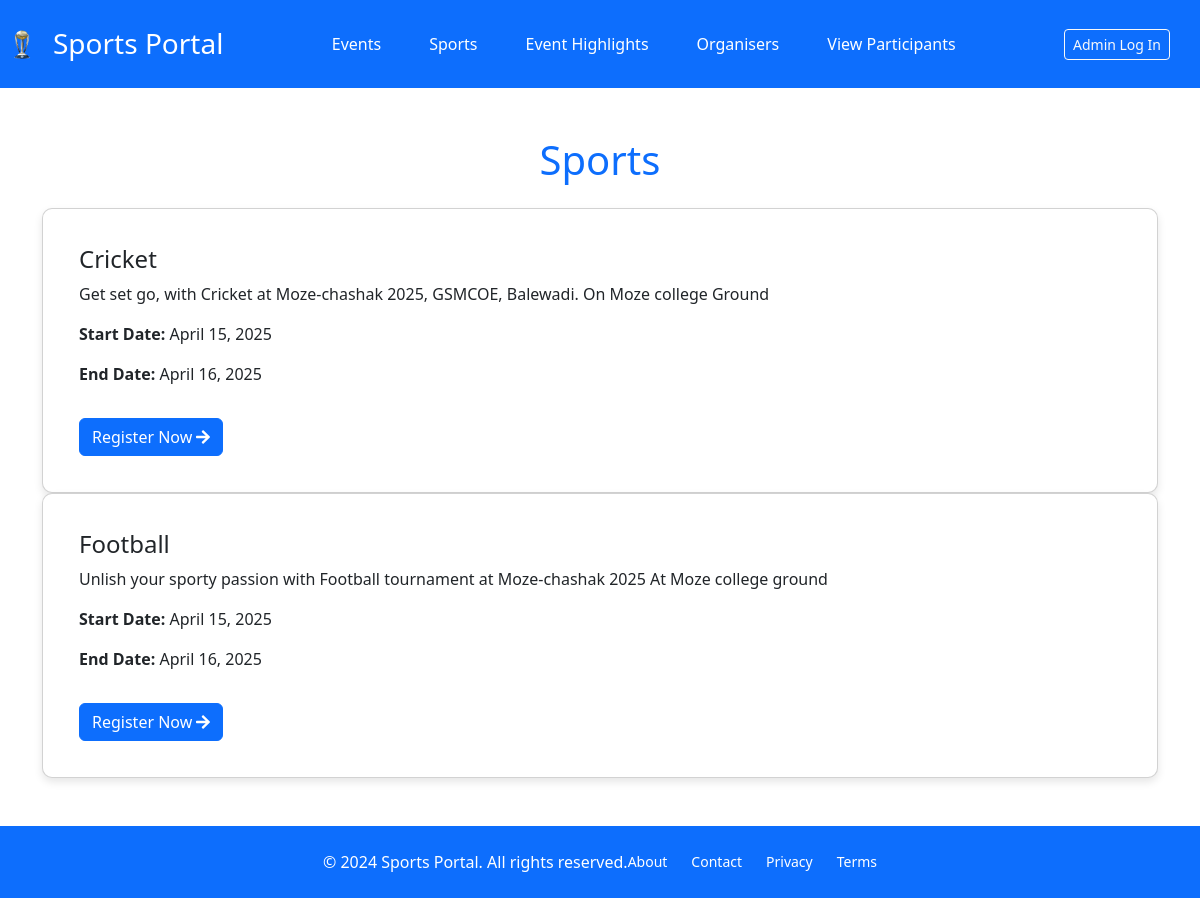
The page /events/sports/ on the database as committed earlier.
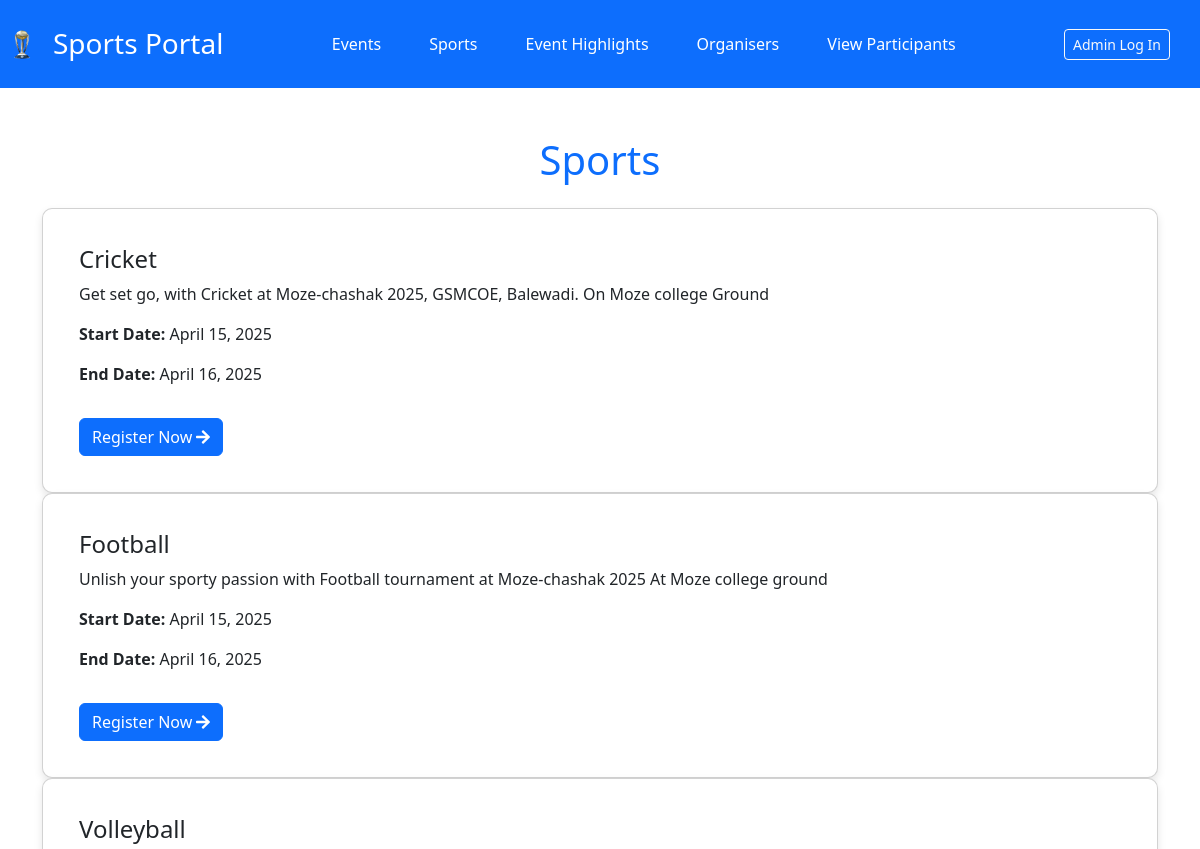
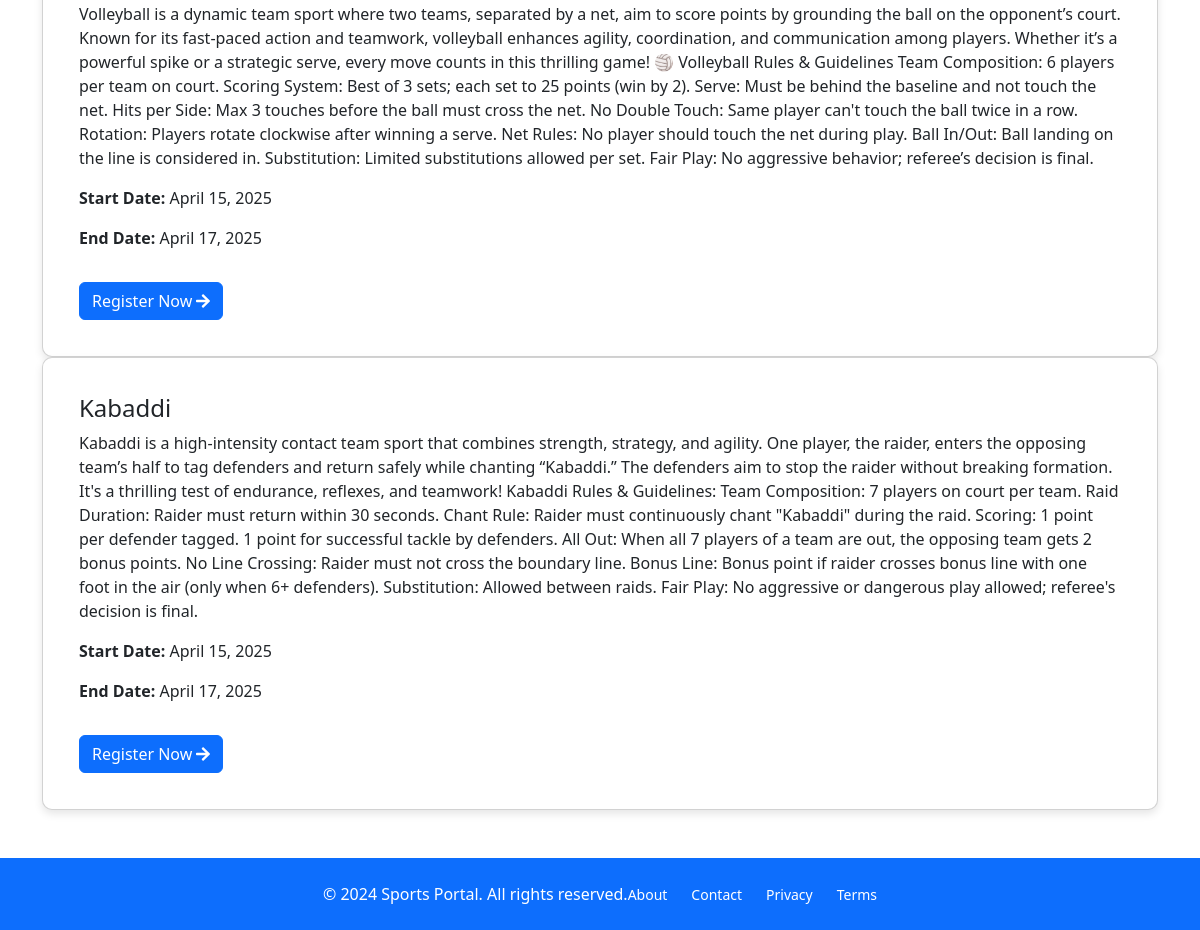
The same page on the database as committed later (2 pictures, top to bottom).
### events/models.py (models this page shows, shortened)
class SportEvent(models.Model):
    name = models.CharField(max_length=100)  # Main event name
    description = models.TextField(blank=True, null=True)  # Description of the main event
    start_date = models.DateField()  # Start date of the event
    end_date = models.DateField()  # End date of the event

### events/views.py (the view)
# urls.py: path('sports/', SportsListView.as_view(), name='sports'),
class SportsListView(ListView):
    model = SportEvent
    template_name = 'sports.html'
    context_object_name = 'sports'

### templates/sports.html (shortened to what this page needs)
{% extends "base.html" %}
{% load static %}
{% block head %}
<link rel="stylesheet" href="{% static "css/events.css" %}">
{% endblock head %}
{% block body %}
<div class="container py-5">
    <h1 class="text-center text-primary mb-4">Sports</h1>
    <div class="row">
        {% for sport in sports %}
        <div class="col-12">
            <div class="card sport-card">
                <div class="card-body">
                    <h4 class="card-title">{{ sport.name }}</h4>
                    <p class="card-text">{{ sport.description }}</p>
                    <p class="sport-date"><strong>Start Date:</strong> {{ sport.start_date }}</p>
                    <p class="sport-date"><strong>End Date:</strong> {{ sport.end_date }}</p>
                    <a href="{% url 'participant_register' sport.id %}" class="btn btn-primary mt-3">
                        Register Now <i class="fas fa-arrow-right"></i>
                    </a>
                </div>
            </div>
        </div>
        {% empty %}
        <div class="col-12 text-center">
            <p class="alert alert-warning">No sports available.</p>
        </div>
        {% endfor %}
    </div>
</div>
{% endblock body %}

Rows that differ between the two databases and show on the page:
added SportEvent: name "Volleyball", description "Volleyball is a dynamic team sport where two teams, separated by a net, aim to score points by grounding the ball on the opponent’s court. Known for its fast-paced action and teamwork, volleyball enhances agility, coordination, and communication among players. Whether it’s a powerful spike or a strategic serve, every move counts in this thrilling game! 🏐 Volleyball Rules & Guidelines Team Composition: 6 players per team on court. Scoring System: Best of 3 sets; each set to 25 points (win by 2). Serve: Must be behind the baseline and not touch the net. Hits per Side: Max 3 touches before the ball must cross the net. No Double Touch: Same player can't touch the ball twice in a row. Rotation:…", start_date "April 15, 2025", end_date "April 17, 2025"
added SportEvent: name "Kabaddi", description "Kabaddi is a high-intensity contact team sport that combines strength, strategy, and agility. One player, the raider, enters the opposing team’s half to tag defenders and return safely while chanting “Kabaddi.” The defenders aim to stop the raider without breaking formation. It's a thrilling test of endurance, reflexes, and teamwork! Kabaddi Rules & Guidelines: Team Composition: 7 players on court per team. Raid Duration: Raider must return within 30 seconds. Chant Rule: Raider must continuously chant \"Kabaddi\" during the raid. Scoring: 1 point per defender tagged. 1 point for successful tackle by defenders. All Out: When all 7 players of a team are out, the opposing team gets 2 bonus…", start_date "April 15, 2025", end_date "April 17, 2025"
